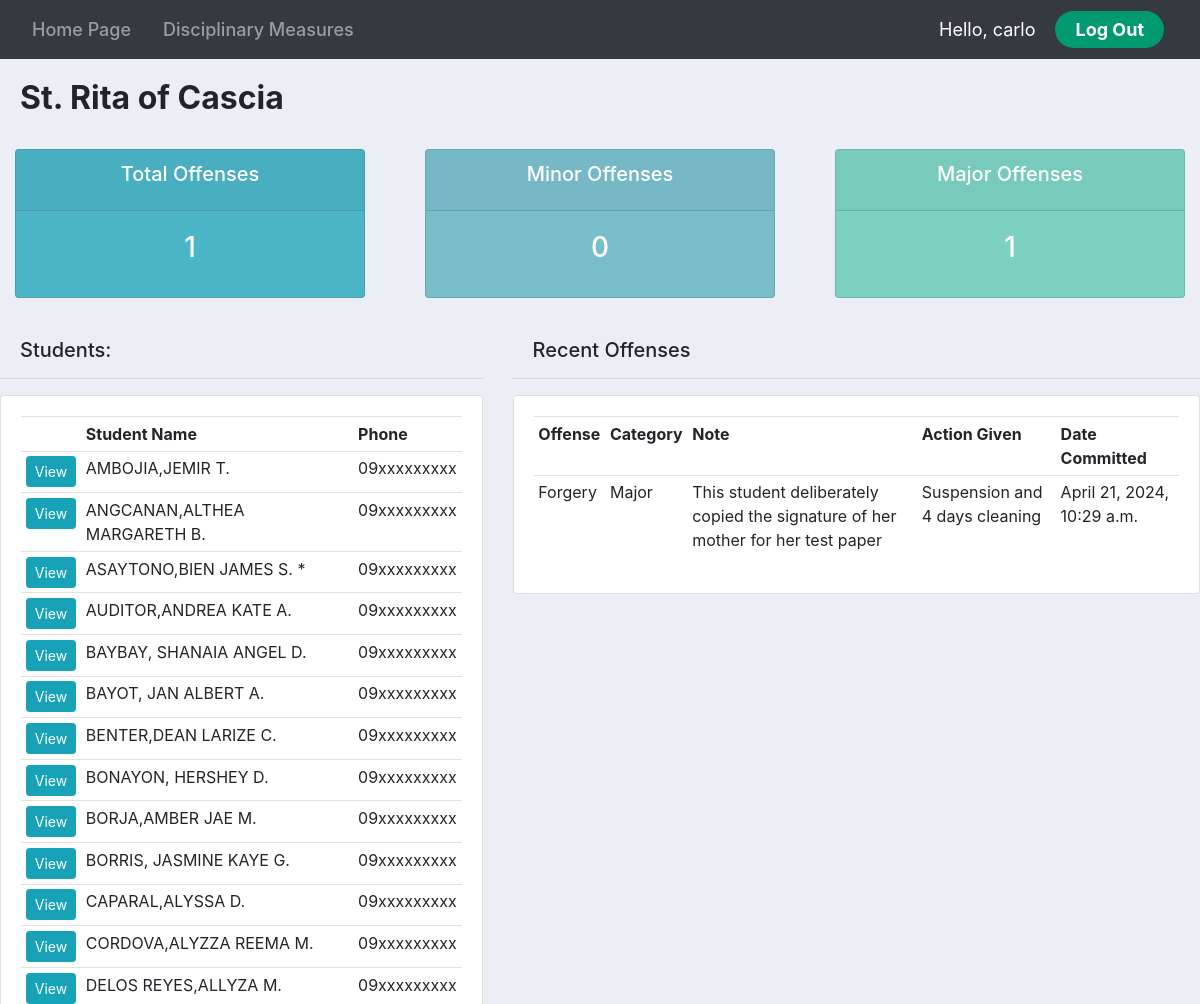
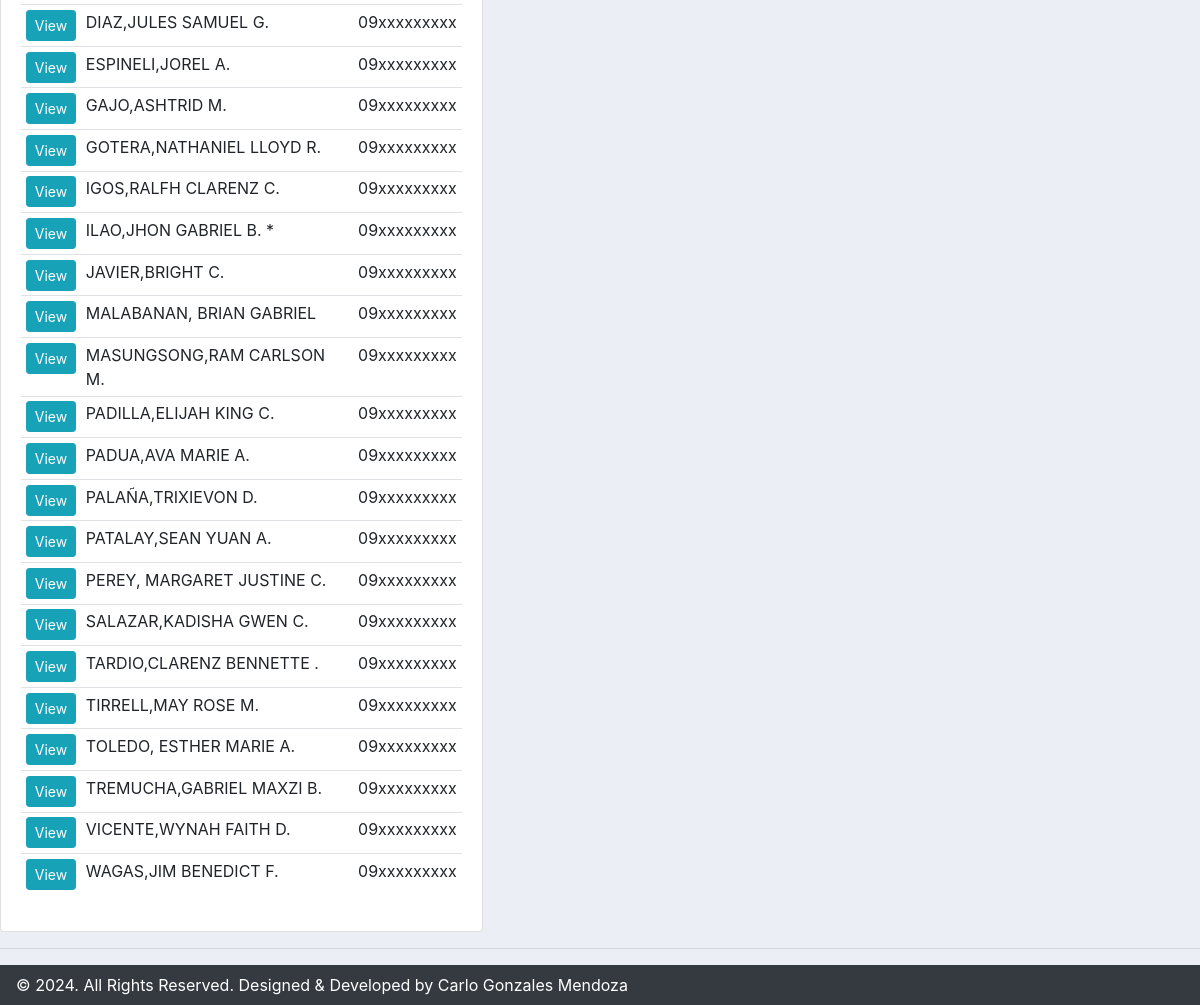
The app's page /homepage/rita/ (signed in) with its own data (2 pictures, top to bottom).
### accounts/models.py (models this page shows, shortened)
class RitaStudent(models.Model):
    name = models.CharField(max_length=200, null=True)
    phone = models.CharField(max_length=200, null=True)
    email = models.CharField(max_length=200, null=True)
    guardian = models.CharField(max_length=200, null=True)
    date_created = models.DateTimeField(auto_now_add=True, null=True)

class RitaOffense(models.Model):
    CATEGORY = (
        ('Minor', 'Minor'),
        ('Major', 'Major'),
    )
    name = models.ForeignKey(RitaStudent, null=True, on_delete=models.SET_NULL)
    offense =  models.ForeignKey(Product, null=True, on_delete=models.SET_NULL)
    date_created = models.DateTimeField(auto_now_add=True, null=True)
    category = models.CharField(max_length=200, null=True, choices=CATEGORY)
    note = models.CharField(max_length=1000, null=True)
    action_given = models.CharField(max_length=1000, null=True)

class Product(models.Model):
    CATEGORY = (
        ('Minor', 'Minor'),
        ('Major', 'Major'),
    )
    name = models.CharField(max_length=200, null=True)
    category = models.CharField(max_length=200, null=True, choices=CATEGORY)
    date_created = models.DateTimeField(auto_now_add=True, null=True)
    def __str__(self):
        return self.name

### accounts/views.py (the view)
# urls.py: path('homepage/rita/', views.rita, name='rita'),
@login_required(login_url='login')
def rita(request):
    ritaoffenses = RitaOffense.objects.all()
    ritastudents = RitaStudent.objects.all()
    total_students = ritastudents.count()
    total_offenses = ritaoffenses.count()
    minor = ritaoffenses.filter(category='Minor').count()
    major = ritaoffenses.filter(category='Major').count()
    context = {'offenses' :ritaoffenses, 'students': ritastudents,
    'total_offenses': total_offenses, 'minor': minor, 'major': major,}
    return render(request, 'accounts/rita.html', context)

### accounts/templates/accounts/rita.html (shortened to what this page needs)
{% extends 'accounts/main.html' %}
{% block content %}
<h2 class="section">St. Rita of Cascia</h2>
{% include 'accounts/status.html' %}
<br>
<div class="row">
    <div class="col-md-5">
        <h5 id="title">Students:</h5>
        <hr>
        <div class="card card-body">
            <table class="table table-sm">
                <tr>
                    <th></th>
                    <th>Student Name</th>
                    <th>Phone</th>
                </tr>
                {% for student in students %}
                <tr>
                    <td><a class="btn btn-sm btn-info" href="{% url 'ritaprofile' student.id %}">View</a></td>
                    <td>{{student.name}}</td>
                    <td>{{student.phone}}</td>
                </tr>
                {% endfor %}
            </table>
        </div>
    </div>
    <div class="col-md-7">
        <h5 id="title">Recent Offenses</h5>
        <hr>
        <div class="card card-body">
        <table class="table table-sm">
            <tr>
                <th>Offense</th>
                <th>Category</th>
                <th>Note</th>
                <th>Action Given</th>
                <th>Date Committed</th>
            </tr>
            {% for offense in offenses %}
                <tr>
                    <td>{{offense.offense}}</td>
                    <td>{{offense.category}}</td>
                    <td>{{offense.note}}</td>
                    <td>{{offense.action_given}}</td>
                    <td>{{offense.date_created}}</td>
                </tr>
            {% endfor %}
        </table>
    </div>
</div>
</div>
{% endblock %}

### accounts/templates/accounts/navbar.html (shortened to what this page needs)
{% load static %}
<nav class="navbar navbar-expand-lg navbar-dark bg-dark">
    <div class="collapse navbar-collapse" id="navbarNav">
      <ul class="navbar-nav justify-content-center flex-grow-1 pe-3">
        <li class="nav-item">
          <a class="nav-link mx-lg-2" href="{% url 'homepage' %}">Home Page</a>
        </li>
        <li class="nav-item">
          <a class="nav-link mx-lg-2" href="{% url 'products' %}">Disciplinary Measures</a>
        </li>
      </ul>
    </div>
    <span class="hello-msg">Hello, {{request.user}}</span>
    <span ><a class="hello-log" href="{% url 'logout' %}">Log Out</a></span>
  </nav>

### static/css/main.css (style rules this page uses)
body { background-color: #ebeff5; }

### accounts/templates/accounts/navbar.html (style rules this page uses)
.hello-msg { font-size: 18px; color: #fff; margin-right: 20px; }
.hello-log { margin-right: 20px; background-color: #009970; color: #fff; font-size: 18px; padding: 8px 20px; border-radius: 50px; text-decoration: none; transition: 0.3s; font-weight: 700; }
.nav-link { font-size: 18px; color: #ffffff; font-weight: 500; position: relative; }
.nav-link::before { content: ""; position: absolute; bottom: 0; left: 50%; transform: translateX(-50%); width: 0%; height: 2px; background-color: #009970; visibility: hidden; transition: 0.3s ease-in-out; }

### accounts/templates/accounts/rita.html (style rules this page uses)
#title { margin-left: 20px; }
.section { font-weight: bolder; margin-top: 20px; margin-left: 20px; }

### records on screen
RitaStudent: name "AMBOJIA,JEMIR T.", phone "09xxxxxxxxx"
RitaStudent: name "ANGCANAN,ALTHEA MARGARETH B.", phone "09xxxxxxxxx"
RitaStudent: name "ASAYTONO,BIEN JAMES S. *", phone "09xxxxxxxxx"
RitaStudent: name "AUDITOR,ANDREA KATE A.", phone "09xxxxxxxxx"
RitaStudent: name "BAYBAY, SHANAIA ANGEL D.", phone "09xxxxxxxxx"
RitaStudent: name "BAYOT, JAN ALBERT A.", phone "09xxxxxxxxx"
RitaStudent: name "BENTER,DEAN LARIZE C.", phone "09xxxxxxxxx"
RitaStudent: name "BONAYON, HERSHEY D.", phone "09xxxxxxxxx"
RitaStudent: name "BORJA,AMBER JAE M.", phone "09xxxxxxxxx"
RitaStudent: name "BORRIS, JASMINE KAYE G.", phone "09xxxxxxxxx"
RitaStudent: name "CAPARAL,ALYSSA D.", phone "09xxxxxxxxx"
RitaStudent: name "CORDOVA,ALYZZA REEMA M.", phone "09xxxxxxxxx"
RitaStudent: name "DELOS REYES,ALLYZA M.", phone "09xxxxxxxxx"
RitaStudent: name "DIAZ,JULES SAMUEL G.", phone "09xxxxxxxxx"
RitaStudent: name "ESPINELI,JOREL A.", phone "09xxxxxxxxx"
RitaStudent: name "GAJO,ASHTRID M.", phone "09xxxxxxxxx"
RitaStudent: name "GOTERA,NATHANIEL LLOYD R.", phone "09xxxxxxxxx"
RitaStudent: name "IGOS,RALFH CLARENZ C.", phone "09xxxxxxxxx"
RitaStudent: name "ILAO,JHON GABRIEL B. *", phone "09xxxxxxxxx"
RitaStudent: name "JAVIER,BRIGHT C.", phone "09xxxxxxxxx"
RitaStudent: name "MALABANAN, BRIAN GABRIEL", phone "09xxxxxxxxx"
RitaStudent: name "MASUNGSONG,RAM CARLSON M.", phone "09xxxxxxxxx"
RitaStudent: name "PADILLA,ELIJAH KING C.", phone "09xxxxxxxxx"
RitaStudent: name "PADUA,AVA MARIE A.", phone "09xxxxxxxxx"
RitaStudent: name "PALAÑA,TRIXIEVON D.", phone "09xxxxxxxxx"
RitaStudent: name "PATALAY,SEAN YUAN A.", phone "09xxxxxxxxx"
RitaStudent: name "PEREY, MARGARET JUSTINE C.", phone "09xxxxxxxxx"
RitaStudent: name "SALAZAR,KADISHA GWEN C.", phone "09xxxxxxxxx"
RitaStudent: name "TARDIO,CLARENZ BENNETTE .", phone "09xxxxxxxxx"
RitaStudent: name "TIRRELL,MAY ROSE M.", phone "09xxxxxxxxx"
RitaStudent: name "TOLEDO, ESTHER MARIE A.", phone "09xxxxxxxxx"
RitaStudent: name "TREMUCHA,GABRIEL MAXZI B.", phone "09xxxxxxxxx"
RitaStudent: name "VICENTE,WYNAH FAITH D.", phone "09xxxxxxxxx"
RitaStudent: name "WAGAS,JIM BENEDICT F.", phone "09xxxxxxxxx"
RitaOffense: offense "Forgery", category "Major", note "This student deliberately copied the signature of her mother for her test paper", action_given "Suspension and 4 days cleaning", date_created "April 21, 2024, 10:29 a.m."

### other values on screen
{{ request.user }} "carlo"
{{ total_offenses }} "1"
{{ minor }} "0"
{{ major }} "1"
